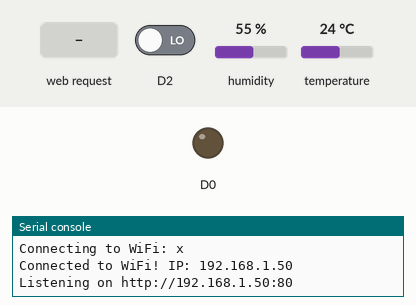
The program below on a simulated CircuitPython board. Shown: output pins drawn as LEDs (lit = HIGH), the last lines printed to the serial console. The inputs (shaded band) are chosen by the test bench; at power-on: D2 LOW, humidity 55 %, temperature 24 °C. Values from a settings file that is not in the repository are placeholders.

Above: at 2.7 s.
2.8 s: HTTP request GET /?led=toggle received
At 3.9 s:
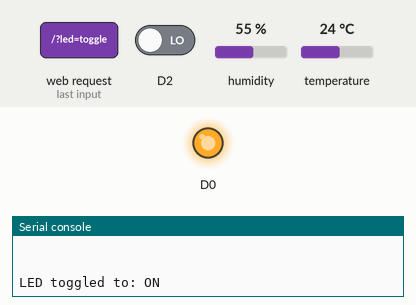
4.3 s: HTTP request GET / received
Timing chart, 0 to 7.3 s (numbered marks = the images above; inputs shaded):
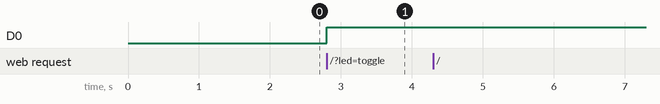

The program:

08smarthome_httpserver.py
```python
"""
HTTP Server using CircuitPython on Raspberry Pi Pico W
    - Smart Home Monitoring System

Additional libraries
  https://circuitpython.org/libraries
  - adafruit_dht.mpy
"""

import board
import digitalio
import adafruit_dht
import wifi
import socketpool
import time
import os

# Default settings
DHT_PIN_NAME = "GP4"
LED_PIN_NAME = "GP0"  # Built-in LED on Pico W
VIBRATION_PIN_NAME = "GP2"  # Vibration sensor pin
SERVER_PORT = 80
AUTO_REFRESH_SECONDS = 10  # Auto-refresh interval

# Temperature and Humidity ranges
MIN_TEMP = -40  # Minimum temperature for gauge
MAX_TEMP = 80   # Maximum temperature for gauge
MIN_HUM = 0     # Minimum humidity for gauge
MAX_HUM = 100   # Maximum humidity for gauge

# Temperature ranges and colors
TEMP_RANGES = [
    (-40, 0, "#0077BE"),    # Very Cold: Deep Blue
    (0, 15, "#4682B4"),     # Cold: Steel Blue
    (15, 25, "#2E8B57"),    # Moderate: Sea Green
    (25, 35, "#FFC107"),    # Warm: Amber
    (35, 50, "#FF8C00"),    # Hot: Dark Orange
    (50, 80, "#D32F2F")     # Very Hot: Red
]

# Humidity ranges and colors
HUM_RANGES = [
    (0, 20, "#D32F2F"),     # Very Dry: Red
    (20, 40, "#FF8C00"),    # Dry: Dark Orange
    (40, 60, "#FFC107"),    # Moderate: Amber
    (60, 80, "#2E8B57"),    # Humid: Sea Green
    (80, 100, "#0077BE")    # Very Humid: Deep Blue
]

# WiFi credentials
WIFI_SSID = os.getenv("WIFI_SSID")
WIFI_PASSWORD = os.getenv("WIFI_PASSWORD")

# WiFi setup
print(f"Connecting to WiFi: {WIFI_SSID}")
try:
    wifi.radio.connect(WIFI_SSID, WIFI_PASSWORD)
    print(f"Connected to WiFi! IP: {wifi.radio.ipv4_address}")
except Exception as e:
    print(f"WiFi connection error: {e}")
    time.sleep(5)
    raise

# DHT22 setup
dht_pin = getattr(board, DHT_PIN_NAME)
dht_device = adafruit_dht.DHT22(dht_pin)

# LED setup
led_pin = getattr(board, LED_PIN_NAME)
led = digitalio.DigitalInOut(led_pin)
led.direction = digitalio.Direction.OUTPUT
led_state = False  # Initial state: OFF

# Vibration sensor setup
vibration_pin = getattr(board, VIBRATION_PIN_NAME)
vibration_sensor = digitalio.DigitalInOut(vibration_pin)
vibration_sensor.direction = digitalio.Direction.INPUT

# Variables to track vibration
last_vibration_time = 0
vibration_detected = False
VIBRATION_TIMEOUT = 5  # Seconds to show "Vibration Detected" after event

# HTTP server setup
pool = socketpool.SocketPool(wifi.radio)
server = pool.socket(pool.AF_INET, pool.SOCK_STREAM)
server.bind(('0.0.0.0', SERVER_PORT))
server.listen(1)
print(f"Listening on http://{wifi.radio.ipv4_address}:{SERVER_PORT}")

def get_sensor_data():
    try:
        temperature = dht_device.temperature
        humidity = dht_device.humidity
        return temperature, humidity
    except Exception as e:
        print("Sensor error:", e)
        return None, None

def check_vibration():
    global last_vibration_time, vibration_detected

    current_vibration = vibration_sensor.value

    # If vibration is detected, update the timestamp
    if current_vibration:
        last_vibration_time = time.monotonic()
        vibration_detected = True
        print("Vibration detected!")

    # Check if we're still within the display timeout period
    elif vibration_detected and (time.monotonic() - last_vibration_time > VIBRATION_TIMEOUT):
        vibration_detected = False

    return vibration_detected

def get_color_from_range(value, ranges):
    for low, high, color in ranges:
        if low <= value <= high:
            return color
    return "#333"  # Default color

def build_html(temp, hum, led_on, vibration):
    led_status = "ON" if led_on else "OFF"
    led_button_text = "Turn OFF" if led_on else "Turn ON"
    vibration_status = "DETECTED" if vibration else "None"
    vibration_class = "alert" if vibration else "normal"

    # Calculate temperature gauge
    if temp is not None:
        temp_percent = max(0, min(100, (temp - MIN_TEMP) / (MAX_TEMP - MIN_TEMP) * 100))
        temp_color = get_color_from_range(temp, TEMP_RANGES)
    else:
        temp_percent = 0
        temp_color = "#333"

    # Calculate humidity gauge
    if hum is not None:
        hum_percent = max(0, min(100, (hum - MIN_HUM) / (MAX_HUM - MIN_HUM) * 100))
        hum_color = get_color_from_range(hum, HUM_RANGES)
    else:
        hum_percent = 0
        hum_color = "#333"

    html = f"""<!DOCTYPE html>
<html>
<head>
    <title>Smart Home Monitoring System</title>
    <meta name="viewport" content="width=device-width, initial-scale=1">
    <meta charset="UTF-8">
    <meta http-equiv="refresh" content="{AUTO_REFRESH_SECONDS}">
    <style>
        body {{ font-family: Arial, sans-serif; margin: 20px; text-align: center; }}
        .container {{ max-width: 600px; margin: 0 auto; }}
        .reading {{ font-size: 1.2em; margin: 10px 0; }}
        button {{ padding: 10px 15px; background-color: #4CAF50; color: white;
                border: none; border-radius: 4px; cursor: pointer; margin-right: 10px; }}
        button:hover {{ background-color: #45a049; }}
        .led-on {{ background-color: #4CAF50; }}
        .led-off {{ background-color: #f44336; }}
        .alert {{ color: #f44336; font-weight: bold; }}
        .normal {{ color: #333; }}
        .refresh-info {{ font-size: 0.8em; color: #666; margin-top: 20px; }}

        /* Gauge styles */
        .gauge-label {{
            font-weight: bold;
            margin-bottom: 5px;
        }}
        .bar-gauge-container {{
            width: 100%;
            max-width: 300px;
            height: 20px;
            background-color: #eee;
            border-radius: 5px;
            margin: 5px auto 20px auto;
            overflow: hidden;
            position: relative;
            display: inline-block; /* Center the gauge */
        }}
        .bar-gauge-fill {{
            height: 100%;
            transition: width 0.3s ease;
            position: absolute;
            left: 0;
            top: 0;
        }}
        .bar-gauge-text {{
            position: absolute;
            top: 50%;
            left: 5px;
            transform: translateY(-50%);
            color: #333;
            font-size: 0.8em;
            z-index: 1;
        }}
        .temp-fill {{ background-color: {temp_color}; width: {temp_percent}%; }}
        .hum-fill {{ background-color: {hum_color}; width: {hum_percent}%; }}

        /* Range indicators */
        .range-indicators {{
            display: flex;
            justify-content: space-between;
            max-width: 300px;
            margin: 0 auto 10px auto;
            font-size: 0.7em;
            color: #666;
        }}
    </style>
</head>
<body>
    <div class="container">
        <h1>Smart Home Monitoring System</h1>

        <div class="gauge-label">Temperature</div>
        <div class="range-indicators">
            <span>{MIN_TEMP}°C</span>
            <span>{MAX_TEMP}°C</span>
        </div>
        <div class="bar-gauge-container">
            <div class="bar-gauge-fill temp-fill"></div>
            <div class="bar-gauge-text">{temp if temp is not None else 'Error'} &deg;C</div>
        </div>

        <div class="gauge-label">Humidity</div>
        <div class="range-indicators">
            <span>{MIN_HUM}%</span>
            <span>{MAX_HUM}%</span>
        </div>
        <div class="bar-gauge-container">
            <div class="bar-gauge-fill hum-fill"></div>
            <div class="bar-gauge-text">{hum if hum is not None else 'Error'} %</div>
        </div>

        <div class="reading">LED Status: <strong>{led_status}</strong></div>
        <div class="reading">Vibration: <strong class="{vibration_class}">{vibration_status}</strong></div>
        <form method="GET" action="/">
            <button type="submit" name="led" value="toggle" class="led-{'on' if led_on else 'off'}">{led_button_text}</button>
            <button type="submit">Refresh Now</button>
        </form>
        <div class="refresh-info">Page auto-refreshes every {AUTO_REFRESH_SECONDS} seconds</div>
    </div>
</body>
</html>"""
    return html

while True:
    client = None
    try:
        client, addr = server.accept()
        print("Client connected from", addr)

        # Set a timeout to prevent indefinite blocking
        client.settimeout(10.0)

        # Use recv_into instead of recv
        request = bytearray(1024)
        request_length = client.recv_into(request, 1024)
        request_text = request[:request_length].decode('utf-8')
        print("Request:", request_text)

        # Parse the first line of the HTTP request
        first_line = request_text.split('\r\n')[0]
        path = first_line.split(' ')[1] if len(first_line.split(' ')) > 1 else "/"
        led_toggled = False

        if "led=toggle" in path:
            led_state = not led_state
            led.value = led_state
            led_toggled = True
            print(f"LED toggled to: {'ON' if led_state else 'OFF'}")

        # Check vibration sensor
        vibration_status = check_vibration()

        if led_toggled:
            # Redirect to home page after toggling
            response = ("HTTP/1.1 303 See Other\r\n"
                        "Location: /\r\n"
                        "Connection: close\r\n"
                        "\r\n")
        else:
            temp, hum = get_sensor_data()
            html = build_html(temp, hum, led_state, vibration_status)
            response = ("HTTP/1.1 200 OK\r\n"
                        "Content-Type: text/html; charset=utf-8\r\n"
                        "Connection: close\r\n"
                        "\r\n" + html)

        client.send(response.encode('utf-8'))

    except Exception as e:
        print("Error:", e)
        time.sleep(1)
    finally:
        if client:
            client.close()
```

Measured:
- after the input at 2.8 s, D0: LOW → HIGH at once
